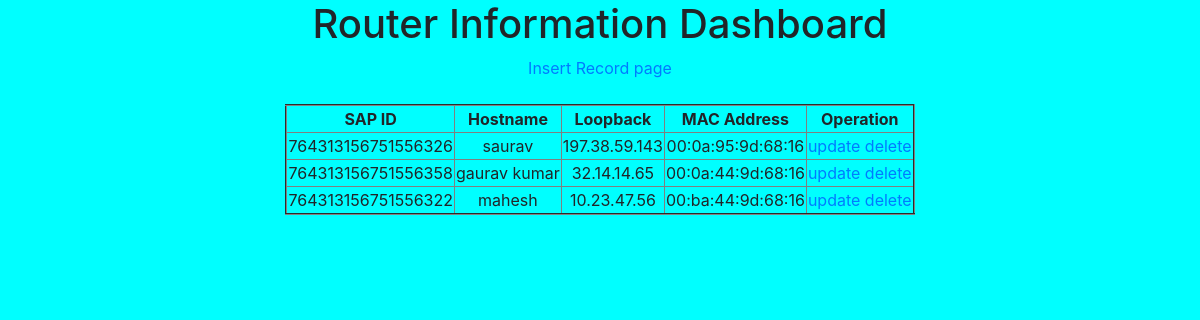
The page / on the database its author committed.
### app1/models.py (models this page shows, shortened)
class RouterApp(models.Model):
	sapid = models.CharField(max_length =18, validators=[MinLengthValidator(18)],unique = True)
	hostname = models.CharField(max_length=14,unique = True)
	loopback = models.GenericIPAddressField(unique=True)
	macaddress = models.CharField(max_length=17, validators=[MinLengthValidator(17)],unique=True)

### app1/views.py (the view)
# urls.py: path('', views.display, name ='home'),
def display(request):
	data = RouterApp.objects.all()
	return render(request, 'index.html', {'form': data	})

### templates/index.html
{% extends 'base.html' %}
{%load static%}
{% block body_block%}
<link rel="stylesheet" type="text/css" href="{% static 'base.css' %}">
<h1> Router Information Dashboard </h1>
<a href="{%url 'insert' %}"> Insert Record page</a>
<br><br>
<table border =2 text-align='center' class='contaier' align="center">
	<thead>
		<th>SAP ID</th>
		<th>Hostname</th>
		<th>Loopback</th>
		<th>MAC Address</th>
		<th>Operation</th>
	</thead>
	{% for i in form %}
	<tr>
		<td>{{i.sapid}}</td>
		<td>{{i.hostname}}</td>
		<td>{{i.loopback}}</td>
		<td>{{i.macaddress}}</td>
		<td>
		<a href="/update/{{i.id}}">update</a>
		<a href="/delete/{{i.id}}"> delete </a></td>
	</tr>
	{%endfor%}
</table>
	{% endblock %}

### templates/base.html (shortened to what this page needs)
<!DOCTYPE html>
<html>
<head>
	<link rel="stylesheet" href="https://stackpath.bootstrapcdn.com/bootstrap/4.5.0/css/bootstrap.min.css">
</head>
<body>
	{% block body_block%}
	{% endblock %}
</body>
</html>

### static/base.css (style rules this page uses)
body { text-align: center; background: cyan; text-align: center; }
table { text-align: center; }

### rows shown on the page
RouterApp: sapid "764313156751556326", hostname "saurav", loopback "197.38.59.143", macaddress "00:0a:95:9d:68:16"
RouterApp: sapid "764313156751556358", hostname "gaurav kumar", loopback "32.14.14.65", macaddress "00:0a:44:9d:68:16"
RouterApp: sapid "764313156751556322", hostname "mahesh", loopback "10.23.47.56", macaddress "00:ba:44:9d:68:16"
